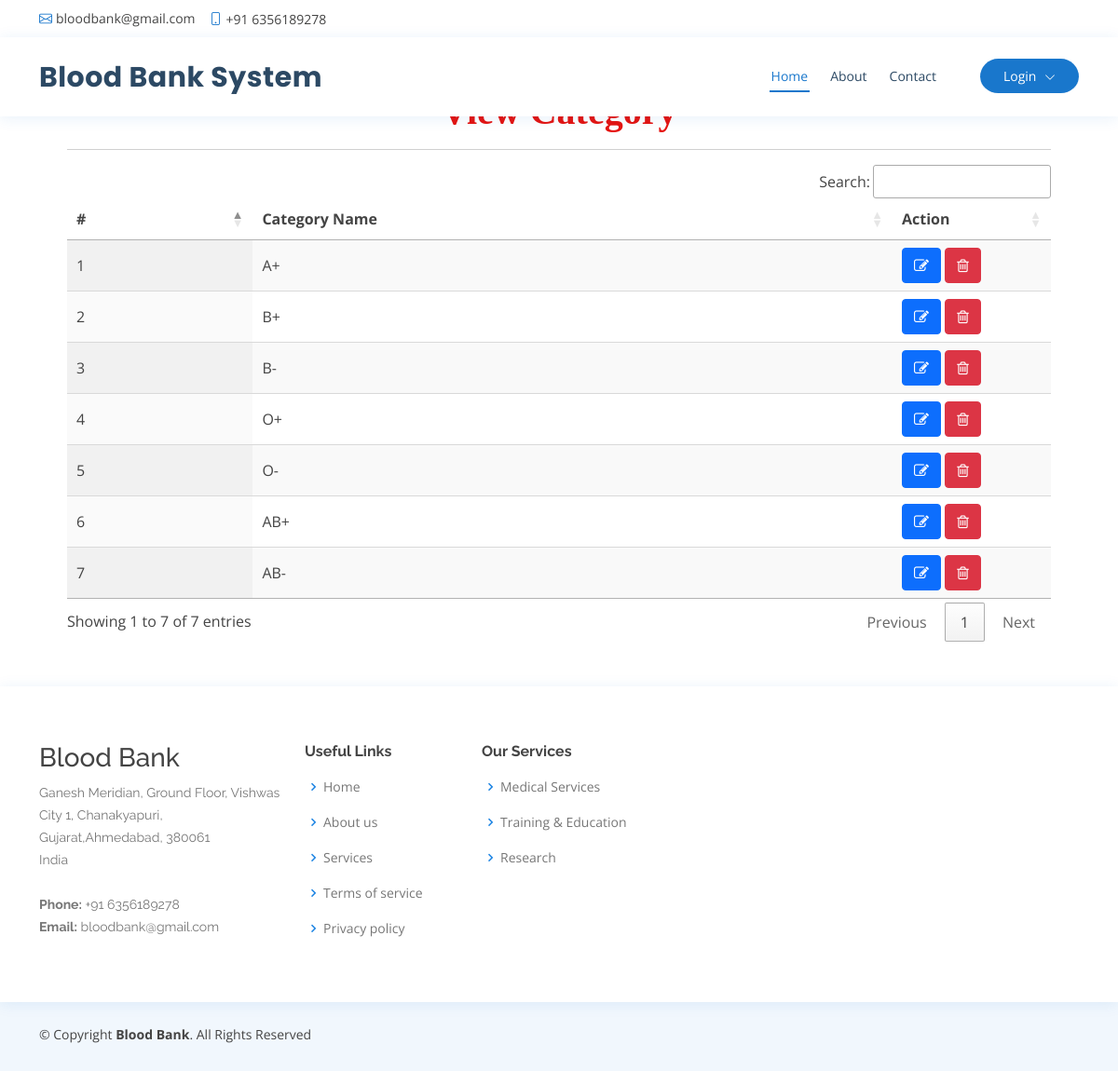
Page /view_category on the committed database.
### blood_app/models.py (models this page shows, shortened)
class Category(models.Model):
    name = models.CharField(max_length=100, null=True, blank=True)

### blood_app/views.py (the view)
# urls.py: path('view_category', view_category, name='view_category'),
def view_category(request):
    data = Category.objects.all()
    return render(request, 'view_category.html', {'data':data})

### blood_app/templates/view_category.html
{% extends 'index.html' %}
{% load static %}
{% block body %}
<div class="container-fluid" style="width:90%;margin-top:8%">
                    <div class="container-fluid">
                        <h1 align="center" style="font-weight:bold;font-family : 'Monotype Corsiva' ; color : #E6120E ;margin-top:4%">View Category</h1>
                         </div><hr>
                                <table id="example" class="display" style="width:100%">
                                  <thead>
                                    <tr>
                                      <th>#</th>
                                      <th>Category Name</th>
                                      <th>Action</th>
                                  </tr>
                              </thead>
                              <tbody>
                              {% for i in data %}
                                <tr>
                                  <td>{{forloop.counter}}</td>
                                  <td>{{i.name}}</td>
                                  <td style="width:150px">
                                      <a href="{% url 'edit_category' i.id %}" ><button class="btn btn-primary"><i class="fa fa-edit"></i></button></a>
                                      <a href="{% url 'delete_category' i.id %}" ><button class="btn btn-danger" onclick="return confirm('Are you sure?')"><i class="fa fa-trash-o"></i></button></a>
                                  </td>
                                </tr>
                              {% endfor %}
                          </tbody>
                      </table>
                  </div>
{% endblock %}

### blood_app/static/css/style.css (style rules this page uses)
body { font-family: "Open Sans", sans-serif; color: #444444; }
a { color: #1977cc; text-decoration: none; }
h1, h2, h3, h4, h5, h6 { font-family: "Raleway", sans-serif; }

### rows in the picture
Category: name "A+"
Category: name "B+"
Category: name "B-"
Category: name "O+"
Category: name "O-"
Category: name "AB+"
Category: name "AB-"
